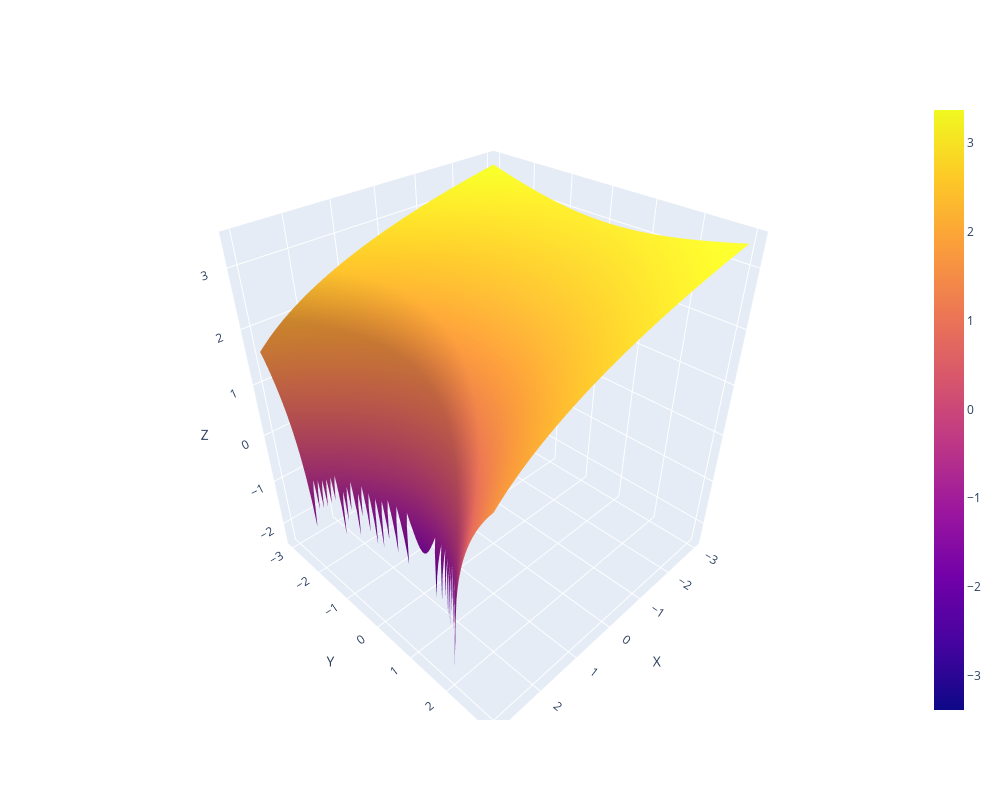

Here is the notebook cell this chart was saved with:
### Code cell
fig = go.Figure(data=[go.Surface(z=Z, x=X, y=Y)])
fig.update_layout(
    scene=dict(
        xaxis_title='X',
        yaxis_title='Y',
        zaxis_title='Z'
    ),
    autosize=False,
    width=1000, height=800,
)

### Figure 1 — Plotly figure (JSON) as saved in the notebook; plotly's stock layout.template omitted (floating-point values rounded to 4 significant figures; data arrays with more than 128 entries replaced by an {"elided": "..."} marker saying what was removed)
{"data": [{"type": "surface", "x": {"elided": "100x100 float values"}, "y": {"elided": "100x100 float values"}, "z": {"elided": "100x100 float values"}}], "layout": {"autosize": false, "height": 800, "scene": {"xaxis": {"title": {"text": "X"}}, "yaxis": {"title": {"text": "Y"}}, "zaxis": {"title": {"text": "Z"}}}, "width": 1000}}
